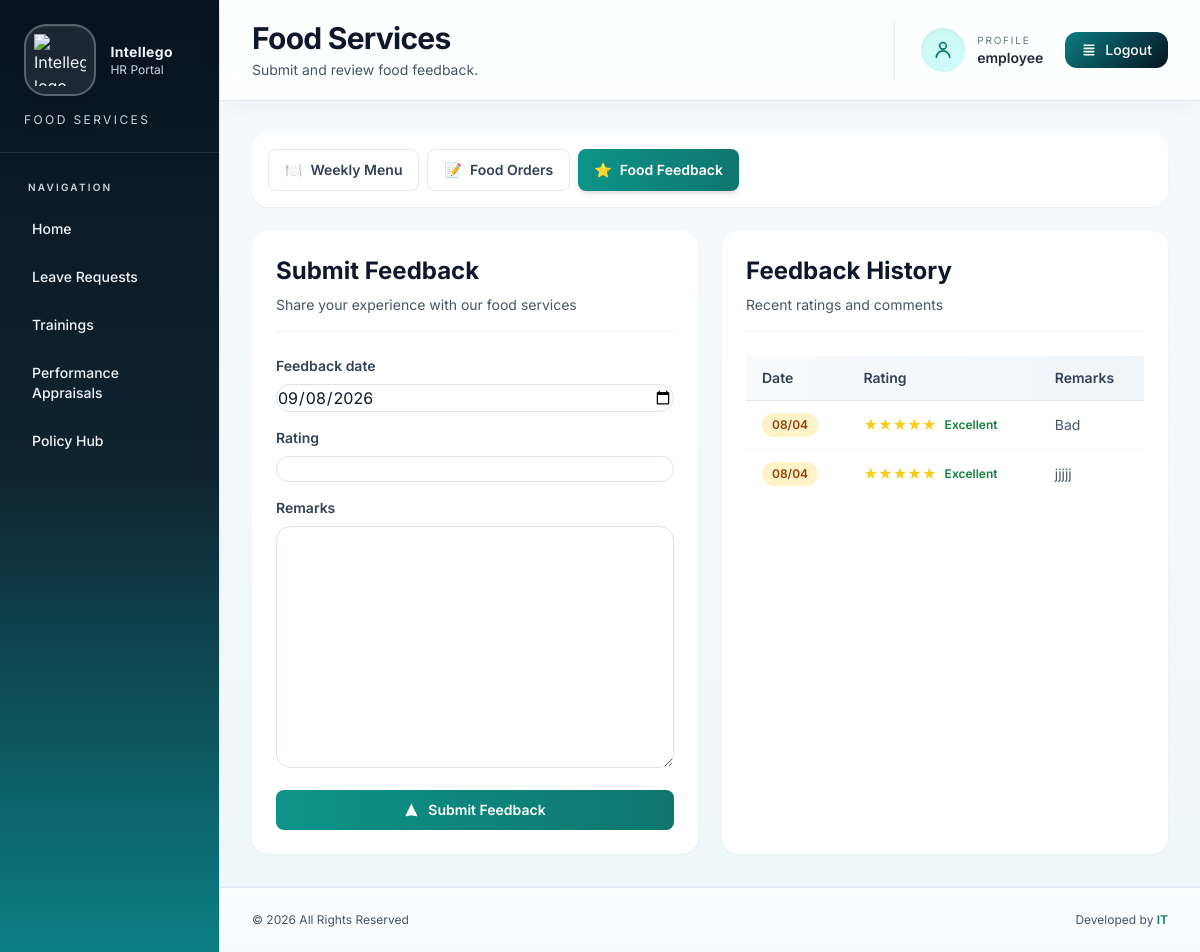
/food/feedback/ (signed in), run on the app's committed database.
### core/models.py (models this page shows, shortened)
class FoodFeedback(models.Model):
	submitted_by = models.ForeignKey(User, on_delete=models.CASCADE)
	employee = models.ForeignKey(EmployeeProfile, on_delete=models.SET_NULL, null=True, blank=True)
	feedback_date = models.DateField(help_text='Date for the meal being reviewed (e.g., previous day).')
	rating = models.PositiveSmallIntegerField(null=True, blank=True)
	remarks = models.TextField()
	created_at = models.DateTimeField(auto_now_add=True)
	class Meta:
		ordering = ['-feedback_date', '-created_at']

### core/views.py (the view, shortened to what this page needs)
# urls.py: path('food/feedback/', FoodFeedbackPageView.as_view(), name='food-feedback-page'),
class FoodFeedbackPageView(DashboardContextMixin, View):
	template_name = 'core/food_feedback_page.html'
	dashboard_title = 'Food Services'
	dashboard_subtitle = 'Submit and review food feedback.'
	def get(self, request, *args, **kwargs):
		return render(request, self.template_name, self._build_context())
	def _build_context(self, feedback_form=None):
		feedback_items = FoodFeedback.objects.select_related('submitted_by', 'employee')
		if not is_hr_user(self.request.user):
			feedback_items = feedback_items.filter(submitted_by=self.request.user)
		company = get_user_company(self.request.user)
		return {
			'dashboard_title': self.dashboard_title,
			'dashboard_subtitle': self.dashboard_subtitle,
			'sidebar_role': 'hr' if is_hr_user(self.request.user) else 'employee',
			'is_hr': is_hr_user(self.request.user),
			'company_name': company.name if company else '',
			'food_active_tab': 'feedback',
			'feedback_items': feedback_items,
			'feedback_form': feedback_form or FoodFeedbackForm(initial={'feedback_date': timezone.localdate() - timedelta(days=1)}),
		}

### templates/core/food_feedback_page.html (shortened to what this page needs)
{% extends 'core/dashboard_base.html' %}
{% block dashboard_content %}
<section class="mb-6 rounded-2xl bg-white p-4 shadow-sm">
    <div class="flex flex-wrap gap-2">
        <a href="{% url 'core:food-portal' %}" class="inline-flex items-center gap-2 rounded-lg px-4 py-2.5 text-sm font-semibold transition-all {% if food_active_tab == 'menu' %}bg-gradient-to-r from-teal-600 to-teal-700 text-white shadow-md{% else %}border border-slate-200 text-slate-700 hover:bg-slate-50{% endif %}">
            <span>🍽️</span> Weekly Menu
        </a>
        <a href="{% url 'core:food-orders-page' %}" class="inline-flex items-center gap-2 rounded-lg px-4 py-2.5 text-sm font-semibold transition-all {% if food_active_tab == 'orders' %}bg-gradient-to-r from-teal-600 to-teal-700 text-white shadow-md{% else %}border border-slate-200 text-slate-700 hover:bg-slate-50{% endif %}">
            <span>📝</span> Food Orders
        </a>
        <a href="{% url 'core:food-feedback-page' %}" class="inline-flex items-center gap-2 rounded-lg px-4 py-2.5 text-sm font-semibold transition-all {% if food_active_tab == 'feedback' %}bg-gradient-to-r from-teal-600 to-teal-700 text-white shadow-md{% else %}border border-slate-200 text-slate-700 hover:bg-slate-50{% endif %}">
            <span>⭐</span> Food Feedback
        </a>
    </div>
</section>
<section class="grid gap-6 lg:grid-cols-2">
    <article class="rounded-2xl bg-white p-6 shadow-sm transition-all hover:shadow-md">
        <div class="mb-6 border-b border-slate-100 pb-4">
            <h2 class="text-2xl font-bold text-slate-900">Submit Feedback</h2>
            <p class="mt-2 text-sm text-slate-600">Share your experience with our food services</p>
        </div>
        <form method="post" class="space-y-4">
            <div>
                <label class="mb-2 block text-sm font-semibold text-slate-700">{{ feedback_form.feedback_date.label }}</label>
                <div class="relative">
                    {{ feedback_form.feedback_date }}
                </div>
            </div>
            <div>
                <label class="mb-2 block text-sm font-semibold text-slate-700">{{ feedback_form.rating.label }}</label>
                <div class="relative">
                    {{ feedback_form.rating }}
                </div>
            </div>
            <div>
                <label class="mb-2 block text-sm font-semibold text-slate-700">{{ feedback_form.remarks.label }}</label>
                <div class="relative">
                    {{ feedback_form.remarks }}
                </div>
            </div>
            <button type="submit" class="w-full inline-flex items-center justify-center gap-2 rounded-lg bg-gradient-to-r from-teal-600 to-teal-700 px-6 py-2.5 text-sm font-semibold text-white transition-all hover:shadow-lg">
                <svg class="h-4 w-4" fill="currentColor" viewBox="0 0 20 20">
                    <path d="M10.894 2.553a1 1 0 00-1.788 0l-7 14a1 1 0 001.169 1.409l5.951-1.488 5.951 1.488a1 1 0 001.169-1.409l-7-14z"/>
                </svg>
                Submit Feedback
            </button>
        </form>
    </article>
    <article class="rounded-2xl bg-white p-6 shadow-sm transition-all hover:shadow-md">
        <div class="mb-6 border-b border-slate-100 pb-4 flex items-center justify-between">
            <div>
                <h2 class="text-2xl font-bold text-slate-900">Feedback History</h2>
                <p class="mt-2 text-sm text-slate-600">Recent ratings and comments</p>
            </div>
        </div>
        <div class="overflow-x-auto">
            <table class="min-w-full text-left text-sm">
                <thead class="border-b border-slate-200 bg-gradient-to-r from-slate-50 to-slate-100">
                    <tr>
                        <th class="px-4 py-3 font-semibold text-slate-700">Date</th>
                        <th class="px-4 py-3 font-semibold text-slate-700">Rating</th>
                        <th class="px-4 py-3 font-semibold text-slate-700">Remarks</th>
                    </tr>
                </thead>
                <tbody class="divide-y divide-slate-100">
                    {% for item in feedback_items %}
                    <tr class="transition-colors hover:bg-teal-50">
                        <td class="px-4 py-3">
                            <span class="inline-flex rounded-full bg-amber-100 px-2.5 py-1 text-xs font-semibold text-amber-800">{{ item.feedback_date|date:'d/m' }}</span>
                        </td>
                        <td class="px-4 py-3">
                            <div class="flex items-center gap-1">
                                {% if item.rating >= 4 %}
                                    <span class="text-yellow-400">★★★★★</span>
                                    <span class="ml-1 text-xs font-semibold text-green-700">Excellent</span>
                                {% elif item.rating >= 3 %}
                                    <span class="text-yellow-400">★★★★☆</span>
                                    <span class="ml-1 text-xs font-semibold text-blue-700">Good</span>
                                {% elif item.rating >= 2 %}
                                    <span class="text-yellow-400">★★★☆☆</span>
                                    <span class="ml-1 text-xs font-semibold text-amber-700">Fair</span>
                                {% else %}
                                    <span class="text-yellow-400">★★☆☆☆</span>
                                    <span class="ml-1 text-xs font-semibold text-rose-700">Poor</span>
                                {% endif %}
                            </div>
                        </td>
                        <td class="px-4 py-3 text-slate-600 max-w-xs truncate">{{ item.remarks }}</td>
                    </tr>
                    {% endfor %}
                </tbody>
            </table>
        </div>
    </article>
</section>
{% endblock %}

### templates/core/dashboard_base.html (shortened to what this page needs)
{% load static %}
<!DOCTYPE html>
<html lang="en">
<head>
    <script src="https://cdn.tailwindcss.com"></script>
</head>
<body class="bg-slate-50 text-slate-900">
    <div class="flex min-h-screen flex-col">
        <div class="flex flex-1 lg:grid lg:grid-cols-[220px_1fr]">
            <aside class="border-r border-slate-200 bg-gradient-to-b from-[#07131f] via-[#0f2430] to-[#0b7f85] text-slate-100">
                <div class="border-b border-white/10 p-6">
                    <div class="sidebar-brand">
                        <div class="sidebar-brand-icon">
                            {% if company_name == 'HEW Corporate Lawyers' %}
                            <img src="{% static 'images/hewcorplaw.logo.png' %}" alt="HEW Corporate Lawyers logo" class="sidebar-brand-logo" />
                            {% elif company_name == 'MMC Capital' %}
                            <img src="{% static 'images/mmc.logo.png' %}" alt="MMC Capital logo" class="sidebar-brand-logo" />
                            {% else %}
                            <img src="{% static 'images/intellego.logo.png' %}" alt="Intellego logo" class="sidebar-brand-logo" />
                            {% endif %}
                        </div>
                        <div>
                            <p class="text-sm font-bold tracking-wide">{{ company_name|default:'Intellego' }}</p>
                            <p class="text-xs text-slate-300">HR Portal</p>
                        </div>
                    </div>
                    <p class="mt-4 text-xs uppercase tracking-[0.2em] text-slate-300">{{ dashboard_title }}</p>
                </div>
                <nav class="space-y-1 px-4 py-6 text-sm">
                    <p class="mb-3 px-3 text-[10px] font-semibold uppercase tracking-[0.22em] text-slate-300">Navigation</p>
                    <ul class="space-y-2">
                        <li>
                            <a href="{% url 'core:home' %}" class="block rounded-xl px-4 py-2.5 font-medium text-slate-100 hover:bg-white/8">
                                Home
                            </a>
                        </li>
                        {% if sidebar_role == 'employee' %}
                        <li><a href="{% url 'core:leave-list' %}" class="block rounded-xl px-4 py-2.5 font-medium text-slate-100 hover:bg-white/8">Leave Requests</a></li>
                        <li><a href="{% url 'core:training-list' %}" class="block rounded-xl px-4 py-2.5 font-medium text-slate-100 hover:bg-white/8">Trainings</a></li>
                        <li><a href="{% url 'core:appraisal-list' %}" class="block rounded-xl px-4 py-2.5 font-medium text-slate-100 hover:bg-white/8">Performance Appraisals</a></li>
                        <li><a href="{% url 'core:policy-list' %}" class="block rounded-xl px-4 py-2.5 font-medium text-slate-100 hover:bg-white/8">Policy Hub</a></li>
                        {% endif %}
                    </ul>
                </nav>
            </aside>
            <div class="flex flex-1 flex-col">
                <header class="border-b border-slate-200 bg-white/85 shadow-[0_8px_24px_rgba(15,23,42,0.04)] backdrop-blur-sm">
                    <div class="flex items-center justify-between gap-4 px-4 py-5 sm:px-6 lg:px-8">
                        <div>
                            <h1 class="text-2xl font-bold tracking-tight text-slate-900 sm:text-3xl">{{ dashboard_title }}</h1>
                            {% if dashboard_subtitle %}
                            <p class="mt-1 text-sm text-slate-600">{{ dashboard_subtitle }}</p>
                            {% endif %}
                        </div>
                        <div class="flex items-center gap-3 border-l border-slate-200 pl-4">
                            {% if request.user.employeeprofile %}
                            <a href="{% url 'core:profile-detail' request.user.employeeprofile.pk %}" class="profile-quick-link flex items-center gap-3 rounded-2xl px-2.5 py-2 text-left text-slate-700">
                                <div class="flex h-11 w-11 items-center justify-center rounded-full bg-gradient-to-br from-teal-100 to-cyan-100 text-teal-700 shadow-inner">
                                    <svg class="h-5 w-5" viewBox="0 0 24 24" fill="none" stroke="currentColor" stroke-width="2" stroke-linecap="round" stroke-linejoin="round" aria-hidden="true">
                                        <path d="M20 21a8 8 0 0 0-16 0"/>
                                        <circle cx="12" cy="7" r="4"/>
                                    </svg>
                                </div>
                                <div class="hidden sm:block">
                                    <div class="text-[10px] uppercase tracking-[0.18em] text-slate-500">Profile</div>
                                    <div class="text-sm font-semibold text-slate-800">{{ request.user.get_full_name|default:request.user.username }}</div>
                                </div>
                            </a>
                            {% endif %}
                            <form method="post" action="{% url 'core:logout' %}">
                                <button type="submit" class="btn-primary inline-flex items-center gap-2 rounded-xl px-4 py-2 text-sm font-medium text-white hover:shadow-md">
                                    <svg class="h-4 w-4" fill="currentColor" viewBox="0 0 20 20">
                                        <path fill-rule="evenodd" d="M3 4a1 1 0 011-1h12a1 1 0 110 2H4a1 1 0 01-1-1zm0 4a1 1 0 011-1h12a1 1 0 110 2H4a1 1 0 01-1-1zm0 4a1 1 0 011-1h12a1 1 0 110 2H4a1 1 0 01-1-1zm0 4a1 1 0 011-1h12a1 1 0 110 2H4a1 1 0 01-1-1z" clip-rule="evenodd"/>
                                    </svg>
                                    Logout
                                </button>
                            </form>
                        </div>
                    </div>
                </header>
                <main class="flex-1 p-4 sm:p-6 lg:p-8">
                    {% block dashboard_content %}{% endblock %}
                </main>
                <footer class="mt-auto">
                    <div class="border-t border-slate-200 px-4 py-6 sm:px-6 lg:px-8">
                        <div class="flex flex-col items-center justify-between gap-4 sm:flex-row">
                            <p class="text-xs text-slate-600">&copy; 2026 All Rights Reserved</p>
                            <p class="text-xs text-slate-600">Developed by <span class="font-semibold text-teal-700">IT</span></p>
                        </div>
                    </div>
                </footer>
            </div>
        </div>
    </div>
</body>
</html>

### data on the page
FoodFeedback: feedback_date "08/04", rating "Excellent", remarks "Bad"
FoodFeedback: feedback_date "08/04", rating "Excellent", remarks "jjjjj"

### other printed values
{{ company_name|default:'Intellego' }} "Intellego"
{{ dashboard_title }} "FOOD SERVICES"
{{ dashboard_title }} "Food Services"
{{ dashboard_subtitle }} "Submit and review food feedback."
{{ request.user.get_full_name|default:request.user.username }} "employee"
{{ feedback_form.feedback_date.label }} "Feedback date"
{{ feedback_form.rating.label }} "Rating"
{{ feedback_form.remarks.label }} "Remarks"
